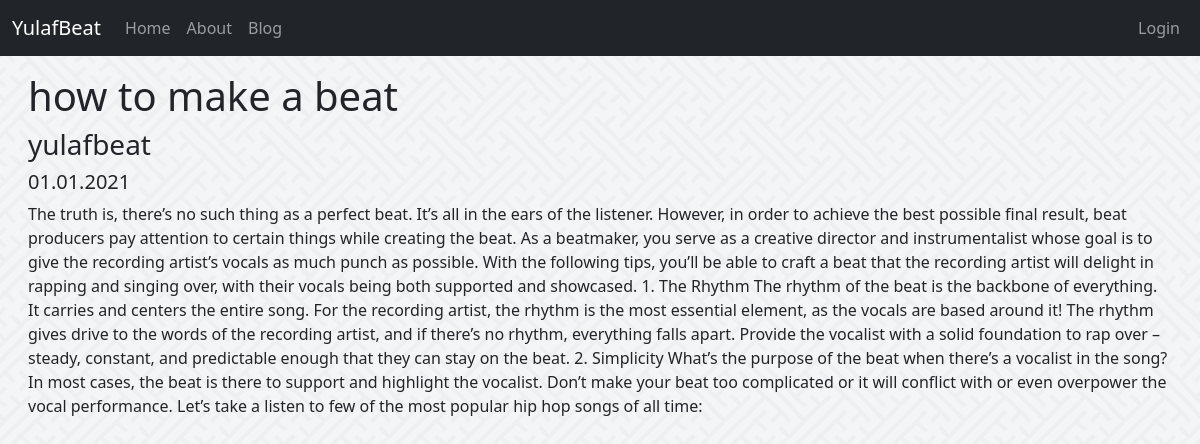
Page /blog/1/ on the committed database.
### blogapp/models.py (models this page shows, shortened)
class Post(models.Model):
    title = models.CharField(max_length=200)
    author = models.CharField(max_length=50)
    text = models.TextField()
    pub_date = models.CharField(max_length=20, default='01.01.2021')
    post_image = models.ImageField(upload_to="static/uploads", default="-")

### blogapp/views.py (the view)
# urls.py: path('<int:pk>/', PostView.as_view(), name="post" ),
class PostView(DetailView):
    template_name = 'post.html'
    model = Post

### templates/post.html (shortened to what this page needs)
{% extends 'base.html' %}
{% block content %}
<div class="m-3">
    <div class = "container-fluid">
        <h1>{{ post.title }}</h1>
        <h3>{{ post.author }}</h3>
        <h5>{{ post.pub_date }}</h5>
         <a>{{ post.text }}</a>
    </div>
</div>
{% endblock %}

### static/css/style.css (style rules this page uses)
body { background-color: white; background-image: url(/static/images/bk.png); }

### rows in the picture
Post: title "how to make a beat", author "yulafbeat", pub_date "01.01.2021", text "The truth is, there’s no such thing as a perfect beat. It’s all in the ears of the listener. However, in order to achieve the best possible final result, beat producers pay attention to certain things while creating the beat. As a beatmaker, you serve as a creative director and instrumentalist whose goal is to give the recording artist’s vocals as much punch as possible. With the following tips, you’ll be able to craft a beat that the recording artist will delight in rapping and singing over, with their vocals being both supported and showcased. 1. The Rhythm The rhythm of the beat is the backbone of everything. It carries and centers the entire song. For the recording artist, the rhythm is…"
